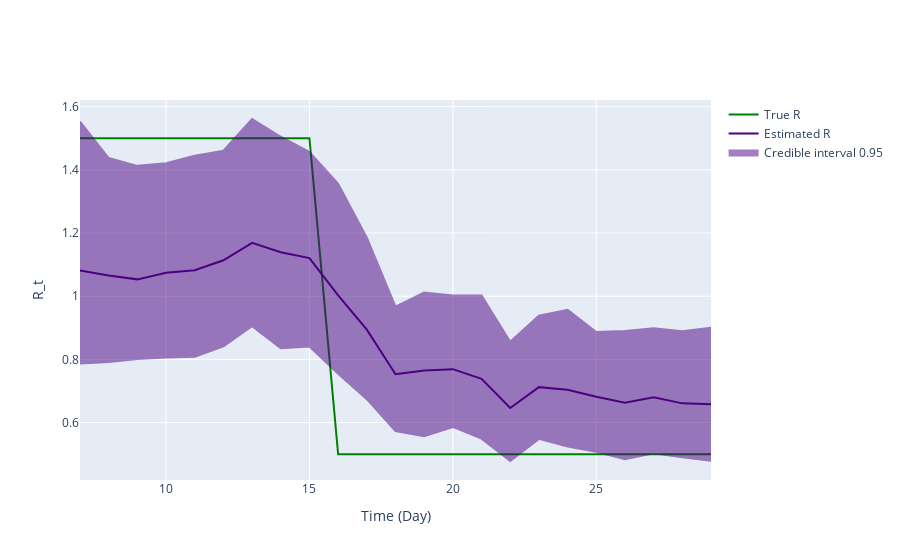

The notebook cell saved with this chart:
### Markdown cell above
## Inference plot using class method results

### Code cell
fig = ReproductionNumberPlot()

fig.add_ground_truth_rt(ground_truth)
fig.add_interval_rt(new_intervals)

fig.update_labels(time_label='Time (Day)', r_label='R_t')

fig.show_figure()

### Figure 1 — Plotly figure (JSON) as saved in the notebook; plotly's stock layout.template omitted (floating-point values rounded to 4 significant figures)
{"data": [{"line": {"color": "green"}, "mode": "lines", "name": "True R", "type": "scatter", "x": [7, 8, 9, 10, 11, 12, 13, 14, 15, 16, 17, 18, 19, 20, 21, 22, 23, 24, 25, 26, 27, 28, 29], "y": [1.5, 1.5, 1.5, 1.5, 1.5, 1.5, 1.5, 1.5, 1.5, 0.5, 0.5, 0.5, 0.5, 0.5, 0.5, 0.5, 0.5, 0.5, 0.5, 0.5, 0.5, 0.5, 0.5]}, {"line": {"color": "indigo"}, "mode": "lines", "name": "Estimated R", "type": "scatter", "x": [7, 8, 9, 10, 11, 12, 13, 14, 15, 16, 17, 18, 19, 20, 21, 22, 23, 24, 25, 26, 27, 28, 29], "y": [1.082, 1.066, 1.053, 1.074, 1.082, 1.114, 1.169, 1.139, 1.121, 1.003, 0.8941, 0.753, 0.7647, 0.7693, 0.7385, 0.6463, 0.7123, 0.7039, 0.6817, 0.6627, 0.6805, 0.661, 0.6584]}, {"fill": "toself", "fillcolor": "indigo", "line": {"color": "indigo"}, "mode": "lines", "name": "Credible interval 0.95", "opacity": 0.5, "type": "scatter", "x": [7, 8, 9, 10, 11, 12, 13, 14, 15, 16, 17, 18, 19, 20, 21, 22, 23, 24, 25, 26, 27, 28, 29, 29, 28, 27, 26, 25, 24, 23, 22, 21, 20, 19, 18, 17, 16, 15, 14, 13, 12, 11, 10, 9, 8, 7], "y": [1.553, 1.438, 1.413, 1.421, 1.444, 1.461, 1.561, 1.505, 1.456, 1.355, 1.185, 0.9669, 1.012, 1.003, 1.002, 0.8562, 0.9384, 0.9573, 0.8869, 0.8903, 0.8983, 0.8894, 0.9002, 0.4794, 0.4904, 0.5033, 0.4845, 0.508, 0.5242, 0.5487, 0.4785, 0.5493, 0.5863, 0.5568, 0.573, 0.6743, 0.7547, 0.8407, 0.8351, 0.9049, 0.8418, 0.8083, 0.806, 0.8013, 0.7917, 0.7874]}], "layout": {"hovermode": "x unified", "xaxis": {"title": {"text": "Time (Day)"}}, "yaxis": {"title": {"text": "R_t"}}}}
